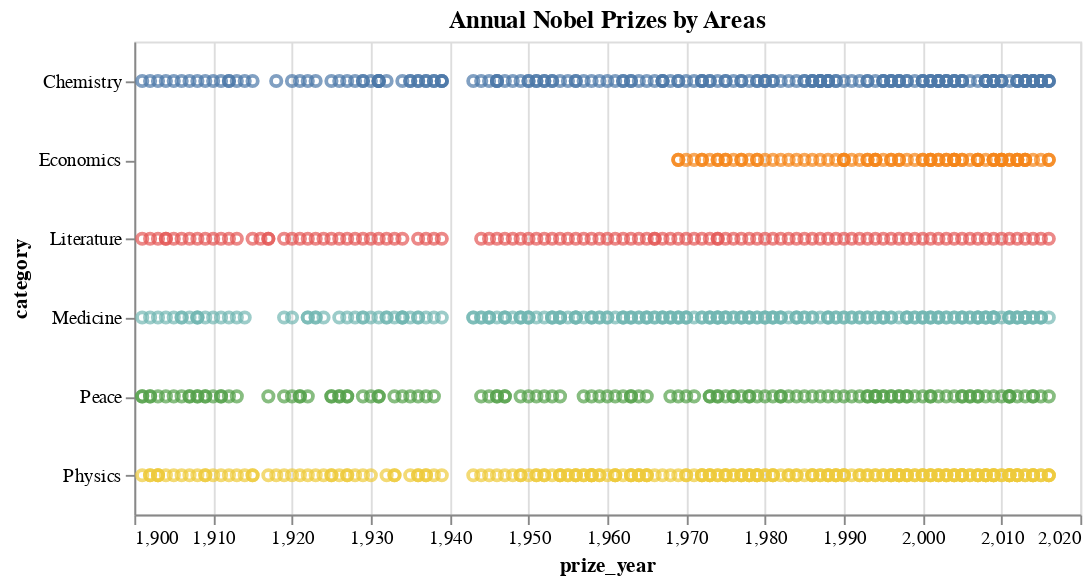

Here is the notebook cell this chart was saved with:
### Markdown cell above
**Şekil 1**

---

### Code cell
alt.Chart(df).mark_point().encode(
    alt.X('prize_year',scale=alt.Scale(zero=False)),
    y="category",
    color=alt.Color("category",legend=None),
    tooltip =("full_name","motivation")
).properties(width=500,height=250,title="Annual Nobel Prizes by Areas").interactive()

### Figure 1 — Vega-Lite specification as saved in the notebook (floating-point values rounded to 4 significant figures; data arrays with more than 128 entries replaced by an {"elided": "..."} marker saying what was removed)
{"config": {"view": {"continuousWidth": 400, "continuousHeight": 300}}, "data": {"name": "data-25855d73dacf309a7a9eef4767e6f326"}, "mark": "point", "encoding": {"color": {"type": "nominal", "field": "category", "legend": null}, "tooltip": [{"type": "nominal", "field": "full_name"}, {"type": "nominal", "field": "motivation"}], "x": {"type": "quantitative", "field": "prize_year", "scale": {"zero": false}}, "y": {"type": "nominal", "field": "category"}}, "height": 250, "selection": {"selector001": {"type": "interval", "bind": "scales", "encodings": ["x", "y"]}}, "title": "Annual Nobel Prizes by Areas", "width": 500, "$schema": "https://vega.github.io/schema/vega-lite/v4.8.1.json", "datasets": {"data-25855d73dacf309a7a9eef4767e6f326": {"elided": "969 records"}}}
